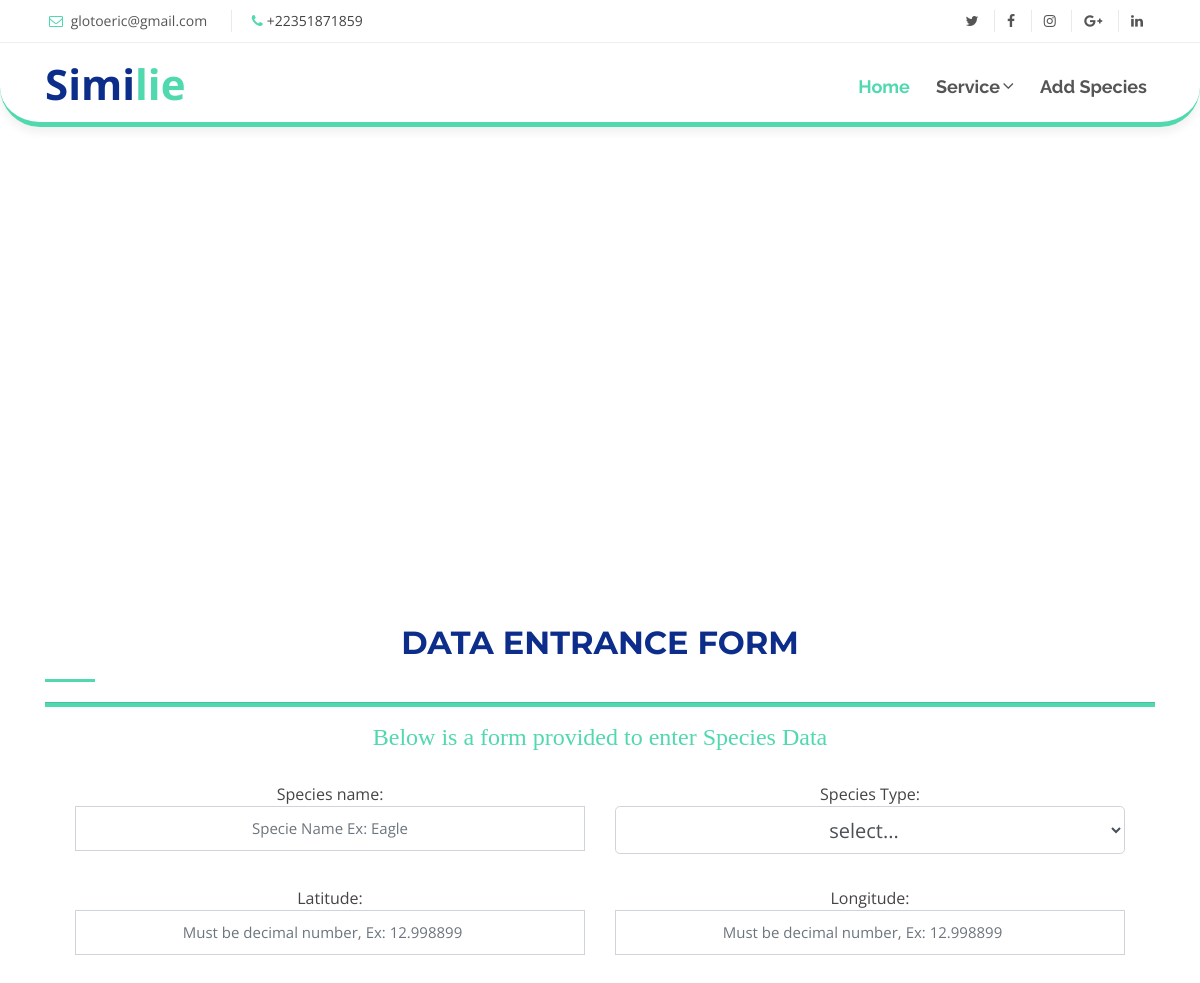
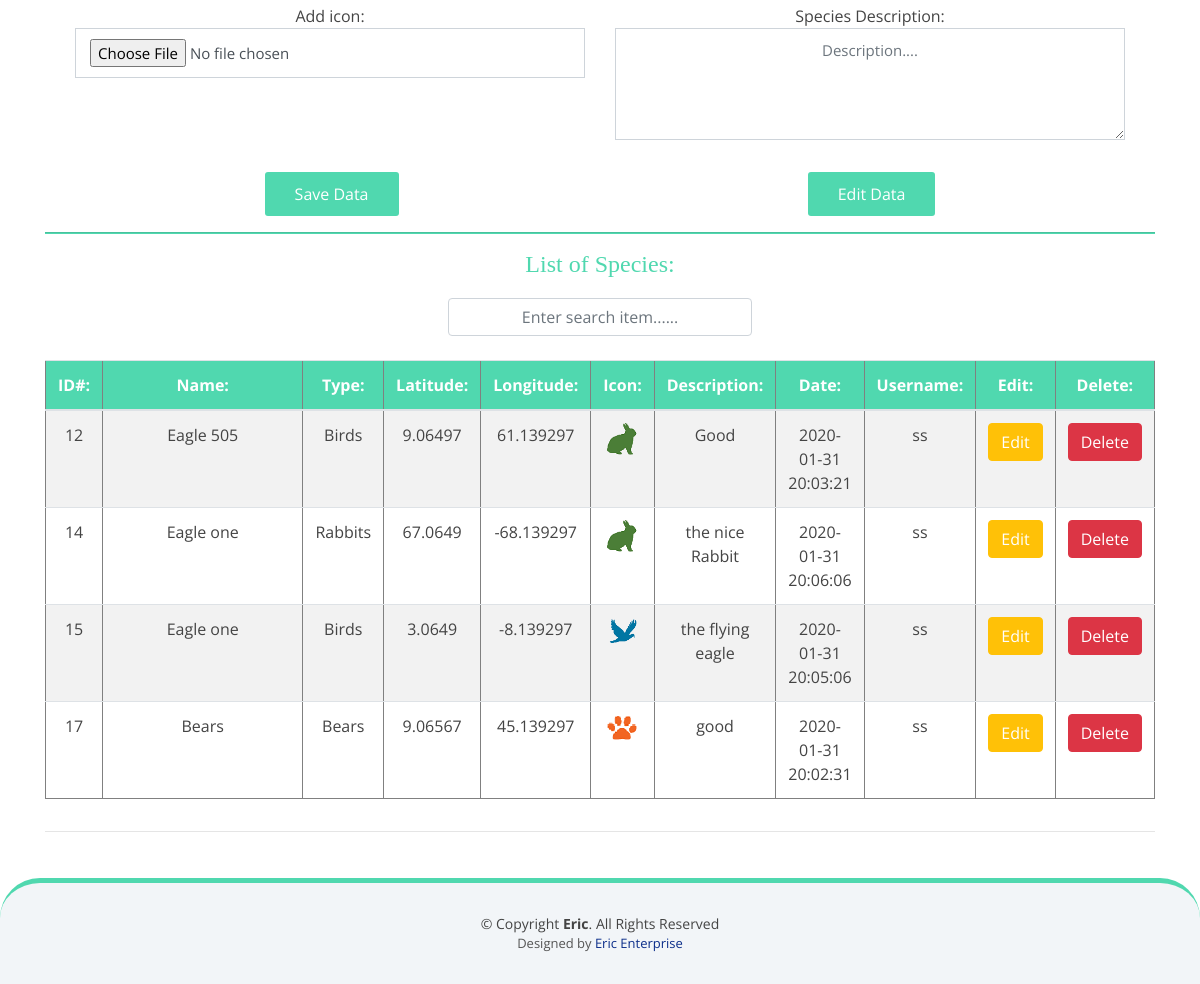
/index.php (signed in), run on the app's committed database (2 pictures, top to bottom).
### tables this page shows
CREATE TABLE `animals` (
  `id` int(11) NOT NULL,
  `an_name` varchar(100) NOT NULL,
  `an_type` varchar(100) NOT NULL,
  `lat` float NOT NULL,
  `lng` float(10,6) NOT NULL,
  `image` varchar(255) NOT NULL,
  `description` varchar(200) NOT NULL,
  `dateEdit` datetime NOT NULL DEFAULT CURRENT_TIMESTAMP ON UPDATE CURRENT_TIMESTAMP,
  `username` varchar(20) NOT NULL
);

### class/animalClass.php (called while the page is built, shortened)
<?php
    class AnimalClass{
        Private $server_name="127.0.0.1";
        Private $server_user="root";
        Private $server_pass="DDee@2022@DD";
        Private $server_db="similie_db";
        protected $connector;
        function  __construct()
        {
            $this->connector=new mysqli($this->server_name, $this->server_user, $this->server_pass, $this->server_db);
            return $this->connector;
        }
        public function SelectAnimal()
        {
            $sqlselect="SELECT * FROM animals;";
            $stmt=$this->connector->prepare($sqlselect);
            $stmt->execute();
            $result=$stmt->get_result();
            if ($result->num_rows >0) {
                return $result;
            }else{
               return false;
            }
        }
    }
?>

### index.php (the view, shortened to what this page needs)
<?php
require_once 'class/animalClass.php';
?>
<!DOCTYPE html>
<html lang="en">
<head>
  <link href="lib/bootstrap/css/bootstrap.min.css" rel="stylesheet">
  <link href="lib/font-awesome/css/font-awesome.min.css" rel="stylesheet">
  <link href="lib/animate/animate.min.css" rel="stylesheet">
  <link href="lib/ionicons/css/ionicons.min.css" rel="stylesheet">
  <link href="lib/owlcarousel/assets/owl.carousel.min.css" rel="stylesheet">
  <link href="lib/magnific-popup/magnific-popup.css" rel="stylesheet">
  <link href="lib/ionicons/css/ionicons.min.css" rel="stylesheet">
  <link href="css/style1.css" rel="stylesheet">
</head>
<body id="body">
  <section id="topbar" class="d-none d-lg-block">
    <div class="container clearfix">
      <div class="contact-info float-left">
        <i class="fa fa-envelope-o"></i> <a href="mailto:glotoeric@gmail.com">glotoeric@gmail.com</a>
        <i class="fa fa-phone"></i>+22351871859
      </div>
      <div class="social-links float-right">
        <a href="#" class="twitter"><i class="fa fa-twitter"></i></a>
        <a href="http://www.facebook.com/eric.k.gloto" class="facebook"><i class="fa fa-facebook"></i></a>
        <a href="#" class="instagram"><i class="fa fa-instagram"></i></a>
        <a href="#" class="google-plus"><i class="fa fa-google-plus"></i></a>
        <a href="#" class="linkedin"><i class="fa fa-linkedin"></i></a>
      </div>
    </div>
  </section>
  <header id="header">
    <div class="container">
      <div id="logo" class="pull-left">
        <h1><a href="#body" class="scrollto">Simi<span>lie</span></a></h1>
      </div>
      <nav id="nav-menu-container">
        <ul class="nav-menu">
          <li class="menu-active"><a href="index.php">Home</a></li>
          <li class="menu-has-children"><a href="#">Service</a>
          </li>
          <li><a href="#contact">Add Species</a></li>
        </ul>
      </nav>
    </div>
  </header>
  <section id="intro">
        <div class="container-flud">
            <div id="mapCanvas"></div>
        </div>
  </section>
  <main id="main" style="margin-top: 30px;">
    <section id="contact" class="wow fadeInUp">
      <div class="container">
        <div class="section-header">
          <h2>Data entrance form </h2>
            <hr style="height: 4px; background-color: #50d8af;">
          <h4 style="font-family: cursive; color: #50d8af;">Below is a form provided to enter Species Data</h4>
        </div>
      <div class="container">
        <div class="form">
            <div class="col-sm-12 section-t8">
                <div class="row">
                    <div class="col-md-12">
                        <form class="contactForm" action="index.php" method="POST" role="form" enctype="multipart/form-data">
                            <div class="row">
                                <div class="col-md-6 mb-3">
                                    <div class="form-group">
                                        <span class="color-text-a">Species name:</span>
                                        <input type="text" name="name" value="<?php if(isset($name)) echo $name;?>" class="form-control form-control-lg form-control-a" placeholder="Specie Name Ex: Eagle" data-rule="minlen:4" data-msg="Please enter at least 4 chars" required>
                                    </div>
                                </div>
                                <div class="col-md-6 mb-3">
                                    <div class="form-group">
                                        <span class="color-text-a">Species Type:</span>
                                        <select name="type" class="form-control form-control-lg form-control-a" required>
                                            <option>select...</option>
                                        </select>
                                    </div>
                                </div>
                                <div class="col-md-6 mb-3">
                                    <div class="form-group">
                                        <span class="color-text-a">Latitude:</span>
                                        <input name="lat" type="number" value="<?php if(isset($lat)) echo $lat;?>" step="any" class="form-control form-control-lg form-control-a" placeholder="Must be decimal number, Ex: 12.998899" data-rule="email" data-msg="Ex: 12.675689" required>
                                    </div>
                                </div>
                                <div class="col-md-6 mb-3">
                                    <div class="form-group">
                                        <span class="color-text-a">Longitude:</span>
                                        <input name="long"  type="number" value="<?php if(isset($long)) echo $long;?>" step="any"  class="form-control form-control-lg form-control-a" placeholder="Must be decimal number, Ex: 12.998899" data-rule="email" data-msg="Ex: 12.675689" required>
                                    </div>
                                </div>
                                <div class="col-md-6 mb-3">
                                    <div class="form-group">
                                        <span class="color-text-a">Add icon:</span>
                                        <input name="file"  type="file"  class="form-control form-control-lg form-control-a" required>
                                    </div>
                                </div>
                                <div class="col-md-6 mb-3">
                                    <div class="form-group">
                                        <span class="color-text-a">Species Description:</span>
                                        <textarea name="message" value="<?php if(isset($msg)) echo $msg;?>" class="form-control" name="desc" cols="5" rows="4" data-rule="required" data-msg="Please write something for us" placeholder="Description...." required></textarea>
                                    </div>
                                </div>
                                <div class="text-center"><button type="submit" name="save">Save Data</button></div>
                                <div class="text-center"><button type="submit" name="edit">Edit Data</button></div>
                            </div>
                        </form>
                    </div>
                </div>
            </div>
        </div>
      </div>
          <div class="row">
              <div class="col-md-12">
                  <hr style="height: 1px; background-color: #50d8af;">
                  <h4  style="font-family: cursive; color: #50d8af;">
                      List of Species:</h4>
                  <form class="form-inline justify-content-center">
                      <input type="text" id="recherche" name="search" placeholder="Enter search item......" class="form-control" size="32">
                  </form><br>
                  <table width="100%" border="" class="table table-striped table-condensed  table-hover text-center" id="tableId">
                      <thead style=""><tr>
                          <th style="width: 50px; background-color: #50d8af;"  scope="col" class="table-dark">ID#:</th>
                          <th style="width: 280px;background-color: #50d8af;"  scope="col" class="table-dark">Name:</th>
                          <th style="width: 50px; background-color: #50d8af;"  scope="col" class="table-dark">Type:</th>
                          <th style="width: 50px; background-color: #50d8af;"  scope="col" class="table-dark">Latitude:</th>
                          <th style="width: 50px; background-color: #50d8af;"  scope="col" class="table-dark">Longitude:</th>
                          <th style="width: 50px; background-color: #50d8af;"  scope="col" class="table-dark">Icon:</th>
                          <th style="width: 50px; background-color: #50d8af;"  scope="col" class="table-dark">Description:</th>
                          <th style="width: 50px; background-color: #50d8af;"  scope="col" class="table-dark">Date:</th>
                          <th style="width: 50px; background-color: #50d8af;"  scope="col" class="table-dark">Username:</th>
                          <th style="width: 50px; background-color: #50d8af;"  scope="col" class="table-dark">Edit:</th>
                          <th style="width: 50px; background-color: #50d8af;"  scope="col" class="table-dark">Delete:</th>
                      </tr>
                      </thead>
                      <body>
                      <?php
                      require_once 'class/animalClass.php';
                      $obj3 = new AnimalClass();
                      $sql=$obj3->SelectAnimal();
                      if($sql){
                      while ($data=$sql->fetch_assoc()) {
                          echo '<td>'.$data['id'].'</td>';
                          echo '<td>'.$data['an_name'].'</td>';
                          echo '<td>'.$data['an_type'].'</td>';
                          echo '<td>'.$data['lat'].'</td>';
                          echo '<td>'.$data['lng'].'</td>';
                          echo '<td><img style="width: 30px;" src="'.$data['image'].'">'.'</td>';
                          echo '<td>'.$data['description'].'</td>';
                          echo '<td>'.$data['dateEdit'].'</td>';
                          echo '<td>'.$data['username'].'</td>';
                          echo'<td>
			<button class="btn btn-warning" name="edit"> <a style="color: #ffffff;" href="index.php?ide='.$data['id'].'">Edit</button></a>
			</td>';
                          echo'<td>
			<button class="btn btn-danger" name="delete"> <a style="color: #ffffff;" href="index.php?idd='.$data['id'].'">Delete</button></a>
			</td>';
                          echo '</tr>';}
                      }?>
                      </body>
                  </table>
              </div><hr>
          </div><hr>
        </div>
    </section>
  </main>
  <footer id="footer">
    <div class="container">
      <div class="copyright">
        &copy; Copyright <strong>Eric</strong>. All Rights Reserved
      </div>
      <div class="credits">
        Designed by <a href="https://facebook.com/eric.gloto">Eric Enterprise</a>
      </div>
    </div>
  </footer>
</body>
</html>

### css/style1.css (style rules this page uses)
body { background: #fff; color: #444; font-family: "Open Sans", sans-serif; }
a { color: #50d8af; transition: 0.5s; }
h1, h2, h3, h4, h5, h6 { font-family: "Montserrat", sans-serif; font-weight: 400; margin: 0 0 20px 0; padding: 0; }
#topbar { background: #fff; padding: 10px 0; border-bottom: 1px solid #eee; font-size: 14px; }
#topbar .contact-info a { line-height: 1; color: #555; }
#topbar .contact-info i { color: #50d8af; padding: 4px; }
#topbar .contact-info .fa-phone { padding-left: 20px; margin-left: 20px; border-left: 1px solid #e9e9e9; }
#topbar .social-links a { color: #555; padding: 4px 12px; display: inline-block; line-height: 1px; border-left: 1px solid #e9e9e9; }
#topbar .social-links a:first-child { border-left: 0; }
#header { padding: 20px 0; height: 84px; transition: all 0.5s; z-index: 997; background: #fff; box-shadow: 0px 6px 9px 0px rgba(0, 0, 0, 0.06); border-radius: 0px 0px 40px 40px; border-bottom: 5px solid #50d8af; }
#header #logo h1 { font-size: 42px; margin: 0; padding: 0; line-height: 1; font-family: "Montserrat", sans-serif; font-weight: 700; }
#header #logo h1 a { color: #0c2e8a; line-height: 1; display: inline-block; }
#header #logo h1 a span { color: #50d8af; }
#intro { margin-top: -43px; margin-left: 5px; margin-right: 5px; width: 99%; height: 60vh; position: relative; background-sizee: cover; }
.nav-menu, .nav-menu * { margin: 0; padding: 0; list-style: none; }
.nav-menu li { position: relative; white-space: nowrap; }
.nav-menu > li { float: left; }
.sf-arrows .sf-with-ul { padding-right: 22px; }
.sf-arrows .sf-with-ul:after { content: "\f107"; position: absolute; right: 8px; font-family: FontAwesome; font-style: normal; font-weight: normal; }
#nav-menu-container { float: right; margin: 0; }
.nav-menu a { padding: 10px 8px; text-decoration: none; display: inline-block; color: #555; font-family: "Raleway", sans-serif; font-weight: 700; font-size: 18px; outline: none; }
.nav-menu li:hover > a, .nav-menu .menu-active > a { color: #50d8af; }
.nav-menu > li { margin-left: 10px; }
#mobile-nav { position: fixed; top: 0; padding-top: 18px; bottom: 0; z-index: 998; background: rgba(52, 59, 64, 0.9); left: -260px; width: 260px; overflow-y: auto; transition: 0.4s; }
#mobile-nav ul { padding: 0; margin: 0; list-style: none; }
#mobile-nav ul li { position: relative; }
#mobile-nav ul li a { color: #fff; font-size: 16px; overflow: hidden; padding: 10px 22px 10px 15px; position: relative; text-decoration: none; width: 100%; display: block; outline: none; }
.section-header { margin-bottom: 30px; }
.section-header h2 { font-size: 32px; color: #0c2e8a; text-transform: uppercase; font-weight: 700; position: relative; padding-bottom: 20px; }
.section-header h2::before { content: ''; position: absolute; display: block; width: 50px; height: 3px; background: #50d8af; bottom: 0; left: 0; }
#contact { padding: 30px 0; }
#contact .form input, #contact .form textarea { padding: 10px 14px; border-radius: 0; box-shadow: none; font-size: 15px; }
#contact .form button[type="submit"] { background: #50d8af; border: 0; border-radius: 3px; padding: 10px 30px; color: #fff; transition: 0.4s; cursor: pointer; }
#footer { background: #f2f5f8; padding: 0 0 30px 0; font-size: 14px; border-radius: 40px 40px 0px 0px; border-top: 5px solid #50d8af; }
#footer .copyright { text-align: center; padding-top: 30px; }
#footer .credits { text-align: center; font-size: 13px; color: #555; }
#footer .credits a { color: #0c2e8a; }
* { margin: 0px auto; padding: 0px; text-align: center; font-family: 'Open Sans', sans-serif; }

### index.php (style rules this page uses)
.container-flud { height: 450px; }
#mapCanvas { width: 100%; height: 450px; }

### data on the page
animals: id "12", an_name "Eagle 505", an_type "Birds", lat "9.06497", lng "61.139297", image (picture), description "Good", dateEdit "2020-01-31 20:03:21", username "ss"
animals: id "14", an_name "Eagle one", an_type "Rabbits", lat "67.0649", lng "-68.139297", image (picture), description "the nice Rabbit", dateEdit "2020-01-31 20:06:06", username "ss"
animals: id "15", an_name "Eagle one", an_type "Birds", lat "3.0649", lng "-8.139297", image (picture), description "the flying eagle", dateEdit "2020-01-31 20:05:06", username "ss"
animals: id "17", an_name "Bears", an_type "Bears", lat "9.06567", lng "45.139297", image (picture), description "good", dateEdit "2020-01-31 20:02:31", username "ss"
